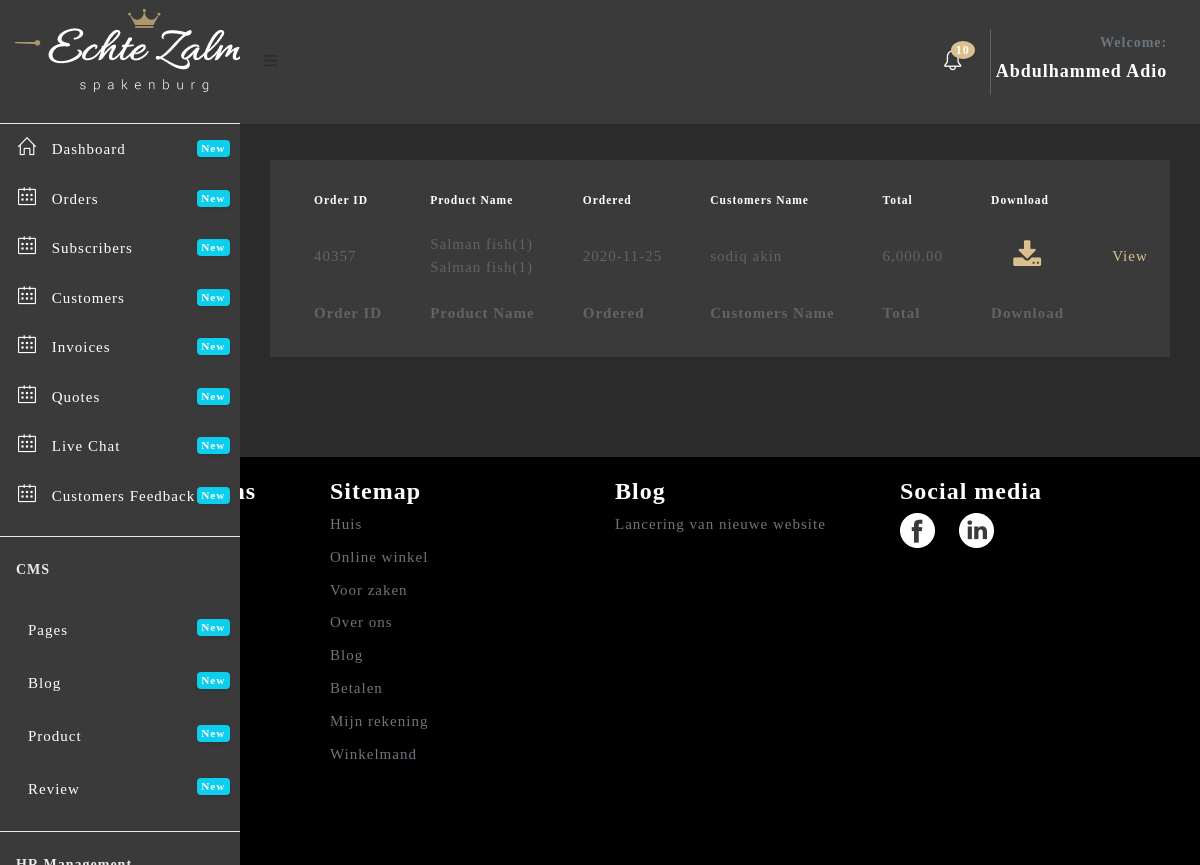
/admin/invoice.php (signed in), run on the app's committed database.
### tables this page shows
CREATE TABLE `user_role_management` (
  `id` int(11) NOT NULL,
  `user_id` int(11) DEFAULT NULL,
  `menu_id` int(11) DEFAULT NULL,
  `status` tinyint(1) DEFAULT NULL
);

CREATE TABLE `menu` (
  `id` int(11) NOT NULL,
  `menu_name` varchar(255) DEFAULT NULL,
  `link` varchar(255) DEFAULT NULL,
  `icon_name` varchar(255) DEFAULT NULL,
  `level` int(2) NOT NULL
);

CREATE TABLE `tbl_order` (
  `id` int(11) NOT NULL,
  `order_id` varchar(255) DEFAULT NULL,
  `user_id` int(11) DEFAULT NULL,
  `payment_status` varchar(20) DEFAULT NULL,
  `del_date` varchar(20) DEFAULT NULL,
  `del_status` varchar(20) DEFAULT NULL,
  `ord_date` varchar(30) DEFAULT NULL,
  `invoice` tinyint(1) DEFAULT '0',
  `payment_type` varchar(20) DEFAULT NULL,
  `amount` varchar(255) NOT NULL,
  `file` varchar(255) DEFAULT NULL
);

CREATE TABLE `prd_order` (
  `id` int(11) NOT NULL,
  `user_id` int(11) DEFAULT NULL,
  `product_id` int(11) DEFAULT NULL,
  `quantity` int(11) DEFAULT NULL,
  `order_date` varchar(30) DEFAULT NULL,
  `status` varchar(20) DEFAULT NULL,
  `payment_status` varchar(20) NOT NULL DEFAULT 'Pending',
  `total_amount` varchar(10) DEFAULT NULL,
  `order_id` varchar(20) DEFAULT NULL
);

CREATE TABLE `product` (
  `id` int(11) NOT NULL,
  `prd_name` varchar(255) DEFAULT NULL,
  `price` varchar(255) DEFAULT NULL,
  `quantity` int(11) DEFAULT NULL,
  `image` varchar(255) DEFAULT NULL,
  `highlight` text,
  `description` text,
  `status` tinyint(1) DEFAULT NULL,
  `featured` tinyint(1) DEFAULT NULL,
  `created` varchar(255) DEFAULT NULL
);

CREATE TABLE `users` (
  `id` int(11) NOT NULL,
  `fname` varchar(255) DEFAULT NULL,
  `lname` varchar(255) DEFAULT NULL,
  `username` varchar(255) DEFAULT NULL,
  `email` varchar(255) DEFAULT NULL,
  `password` varchar(255) DEFAULT NULL,
  `country` varchar(255) DEFAULT NULL,
  `sex` varchar(255) DEFAULT NULL,
  `dob` varchar(255) DEFAULT NULL,
  `joined` varchar(255) DEFAULT NULL,
  `role` varchar(255) DEFAULT NULL,
  `status` tinyint(1) DEFAULT NULL
);

### admin/invoice.php (the view, shortened to what this page needs)
<?php include 'header.php'?>
  <div class="content-wrapper" style="background: #2B2B2B;">
    <div class="container-fluid">
    	<br><br><br><br>
    <div class="row">
        <div class="col-xl-12">
          <div class="card" style="background:#3A3A3A;">
            <div class="card-body">
              <div class="table-responsive">
              	<table id="default-datatable" class="table">
                <thead style="background: #3A3A3A;color:#fff">
                    <tr>
                        <th>Order ID</th>
                        <th>Product Name</th>
                        <th>Ordered</th>
                        <th>Customers Name</th>
                        <th>Total </th>
                        <th>Download</th>
                        <th></th>
                    </tr>
                </thead>
                <tbody>
                	<?php
                    $product = $connect2db->prepare("SELECT tbl_order.user_id,tbl_order.del_date,tbl_order.order_id,tbl_order.ord_date,tbl_order.payment_status,tbl_order.del_status,tbl_order.invoice,tbl_order.file, users.fname, users.lname FROM tbl_order JOIN users on tbl_order.user_id = users.id WHERE payment_status = ? AND invoice = ?");
                    $product->execute(['Paid', 1]);
                    while ($row = $product->fetch()) {
                      ?>
                      <tr style="background-color: #3A3A3A;margin-bottom: 2px;margin-top: 2px;">
                          <td><?php echo $row->order_id ?></td>
                          <td>
                            <?php
                              $order_id = $row->order_id;
                              $user_id = $row->user_id;
                              $getPrd = $connect2db->prepare("SELECT prd_order.product_id,prd_order.quantity,prd_order.order_id,prd_order.user_id,product.prd_name FROM prd_order JOIN product ON prd_order.product_id = product.id WHERE order_id = ? AND user_id = ?");
                              $getPrd->execute([$order_id, $user_id]);
                              while ($prd = $getPrd->fetch()) {?>
                                <div><?php echo $prd->prd_name."(".$prd->quantity.") "?></div>
                             <?php }
                            ?>
                          </td>
                          <td><?php echo $row->ord_date; ?></td>
                          <td><?php echo $row->fname." ".$row->lname; ?></td>
                          <td>
                            <?php
                              $order_id = $row->order_id;
                              $user_id = $row->user_id;
                              $getTotal = $connect2db->prepare("SELECT SUM(total_amount) AS total_amount FROM `prd_order` WHERE user_id = ? AND order_id = ? ");
                              $getTotal->execute([$user_id, $order_id]);
                              $total = $getTotal->fetch();
                              echo(number_format($total->total_amount,2));
                            ?>
                          </td>
		                    	<td class="text-center">
                                    <a href="invoice/<?php echo $row->file; ?>">
                                        <i aria-hidden="true" class="fa fa-download fa-2x" style="color:#DAC08E;"></i>
                                    </a>
                                </td>
		                    	<td>
                                    <a href="invoice-view.php?order_id=<?php echo($row->order_id);?>&user=<?php echo($row->user_id);?>" style="color:#DAC08E;">View</a>
                                </td>
		                    </tr>
                		<?php
                		}
                	?>
                  </tbody>
                  <tfoot>
                    <tr>
                    	<th>Order ID</th>
                        <th>Product Name</th>
                        <th>Ordered</th>
                        <th>Customers Name</th>
                        <th>Total </th>
                        <th>Download</th>
                        <th></th>
                    </tr>
                </tfoot>
              </table>
              </div>
	          </div>
	      </div>
	  </div>
	</div>
    </div>
  </div>
<?php include 'footer.php'?>

### admin/header.php (shortened to what this page needs)
<!DOCTYPE html>
<html lang="en">
<head>
  <link href="assets/plugins/fullcalendar/css/fullcalendar.min.css" rel='stylesheet'/>
  <link href="assets/plugins/bootstrap-datatable/css/dataTables.bootstrap4.min.css" rel="stylesheet" type="text/css">
  <link href="assets/plugins/bootstrap-datatable/css/buttons.bootstrap4.min.css" rel="stylesheet" type="text/css">
  <link href="assets/plugins/vectormap/jquery-jvectormap-2.0.2.css" rel="stylesheet" />
  <link href="assets/plugins/simplebar/css/simplebar.css" rel="stylesheet"/>
  <link href="assets/css/bootstrap.min.css" rel="stylesheet"/>
  <link href="assets/css/animate.css" rel="stylesheet" type="text/css"/>
  <link href="assets/css/icons.css" rel="stylesheet" type="text/css"/>
  <link href="assets/css/sidebar-menu.css" rel="stylesheet"/>
  <link href="assets/css/app-style.css" rel="stylesheet"/>
  <link href="assets/css/poppins.css" rel="stylesheet"/>
   <link href="assets/plugins/select2/css/select2.min.css" rel="stylesheet" />
  <link href="assets/plugins/switchery/css/switchery.min.css" rel="stylesheet" />
  <link href="assets/plugins/bootstrap-switch/bootstrap-switch.min.css" rel="stylesheet">
  <link rel="stylesheet" href="assets/plugins/summernote/dist/summernote-bs4.css"/>
  <link href="assets/plugins/dropzone/css/dropzone.css" rel="stylesheet" type="text/css">
  <link href="assets/plugins/simplebar/css/simplebar.css" rel="stylesheet"/>
</head>
<body style="background: #2B2B2B;">
 <div id="wrapper">
   <div id="sidebar-wrapper" data-simplebar="" data-simplebar-auto-hide="true" style="background: #3A3A3A; color: white;">
     <div class="brand-logo" style="height: 124px; display: table;">
      <a href="../index.php" style="display: table-cell;vertical-align: middle;padding-left:15px;">
       <img src="images/logo-white.png"  alt="logo icon">
     </a>
   </div>
   <ul class="sidebar-menu do-nicescrol">
    <?php
      if (!is_file('no_delete.php')) {
        echo "A file is Missing";
      }else{
        include'../includes/connection.php';
        $id = $_SESSION['id'];
        $getMenu = $connect2db->prepare("SELECT menu.menu_name,menu.link,menu.icon_name,menu.id,user_role_management.menu_id,user_role_management.user_id, menu.level FROM menu JOIN user_role_management ON menu.id =user_role_management.menu_id WHERE menu.level = 1 AND user_role_management.user_id = $id ");
        $getMenu->execute();
        while ($menu = $getMenu->fetch()) {?>
          <li>
        <a href="<?php echo $menu->link?>" class="waves-effect" style="color:#fff">
          <i class="<?php echo($menu->icon_name)?>"></i> <span><?php echo $menu->menu_name?></span>
          <small class="badge float-right badge-info">New</small>
        </a>
      </li>
        <?php }
      }
    ?>
      <hr class="mt-3">
      <li><h6 class="ml-3 text-light mb-4 mt-4">CMS</h6></li>
    <?php
      if (!is_file('no_delete.php')) {
        echo "A file is Missing";
      }else{
        include'../includes/connection.php';
        $id = $_SESSION['id'];
        $getMenu = $connect2db->prepare("SELECT menu.menu_name,menu.link,menu.icon_name,menu.id,user_role_management.menu_id,user_role_management.user_id, menu.level FROM menu JOIN user_role_management ON menu.id =user_role_management.menu_id WHERE menu.level = 2 AND user_role_management.user_id = $id ");
        $getMenu->execute();
        while ($menu = $getMenu->fetch()) {?>
          <li>
        <a href="<?php echo $menu->link?>" class="waves-effect" style="color:#fff">
          <i class="<?php echo($menu->icon_name)?>"></i> <span><?php echo $menu->menu_name?></span>
          <small class="badge float-right badge-info">New</small>
        </a>
      </li>
        <?php }
      }
    ?>
      <hr class="mt-3">
      <li><h6 class="ml-3 text-light mb-4 mt-4">HR Management</h6></li>
      <br><br>
    </ul>
   </div>
<header class="topbar-nav" >
 <nav class="navbar navbar-expand fixed-top" style="height: 124px; background: #3A3A3A;">
  <ul class="navbar-nav mr-auto align-items-center">
    <li class="nav-item">
      <a class="nav-link toggle-menu" href="javascript:void();">
       <i class="icon-menu menu-icon"></i>
     </a>
    </li>
  </ul>
  <ul class="navbar-nav align-items-center right-nav-link">
    <li class="nav-item dropdown-lg">
      <a class="nav-link dropdown-toggle dropdown-toggle-nocaret waves-effect" data-toggle="dropdown" href="javascript:void();">
    <i class="icon-bell text-white"></i><span class="badge badge-up" style="background:#DAC08E; color: #fff;">10</span></a>
    </li>
    <li class="nav-item">
      <a class="nav-link dropdown-toggle dropdown-toggle-nocaret" data-toggle="dropdown" href="#">
        <div style="border-left: 1px solid rgba(255, 255, 255, 0.2);padding:5px;text-transform: capitalize; text-align: right;">
          <span class="user-profile">
            <h6 class="text-muted">Welcome:</h6>
            <h5 class="text-white"><?php echo $_SESSION['fullname'];?></h5>
          </span>
        </div>
      </a>
    </li>
  </ul>
</nav>
</header>

### admin/assets/css/sidebar-menu.css (style rules this page uses)
.sidebar-menu { list-style: none; margin: 0; padding: 0; background-color: transparent; }
.sidebar-menu>li { position: relative; margin: 0; padding: 0; }
.sidebar-menu>li>a { padding: 13px 5px 13px 15px; display: block; border-left: 3px solid transparent; color: #223035; font-size: 15px; }
.sidebar-menu>li .label, .sidebar-menu>li .badge { margin-top: 3px; margin-right: 5px; }
.sidebar-menu a { color: #b8c7ce; text-decoration: none; }

### data on the page
user_role_management: menu.menu_name "Dashboard"
user_role_management: menu.menu_name "Orders"
user_role_management: menu.menu_name "Subscribers"
user_role_management: menu.menu_name "Customers"
user_role_management: menu.menu_name "Invoices"
user_role_management: menu.menu_name "Quotes"
user_role_management: menu.menu_name "Live Chat"
user_role_management: menu.menu_name "Customers Feedback"
user_role_management: menu.menu_name "Pages"
user_role_management: menu.menu_name "Blog"
user_role_management: menu.menu_name "Product"
user_role_management: menu.menu_name "Review"
tbl_order: order "40357", ord_date "2020-11-25", user.fname "sodiq", user.lname "akin", total_amount "6,000.00"
prd_order: product.prd_name "Salman fish", quantity "1"
prd_order: product.prd_name "Salman fish", quantity "1"

### other printed values
$_SESSION['fullname'] "Abdulhammed Adio"
